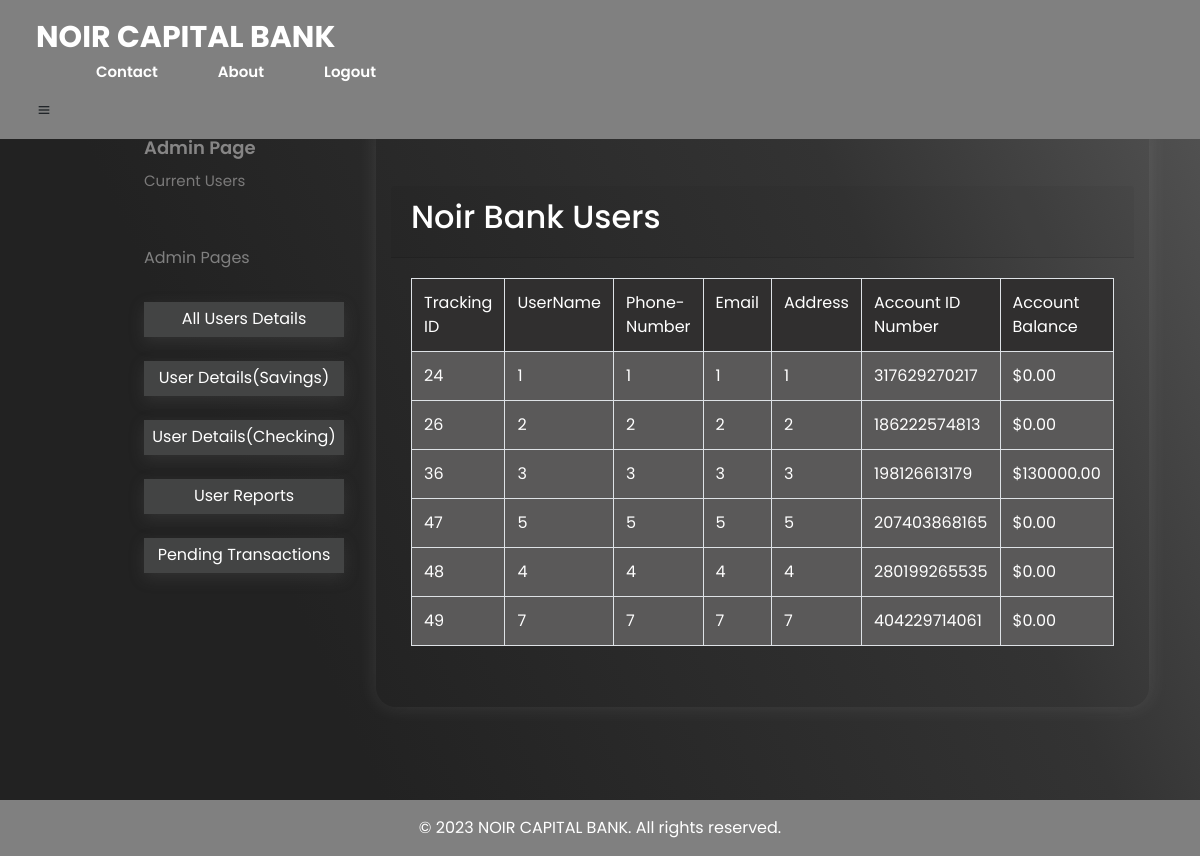
The page /webPage/admin.php on the database as committed earlier.
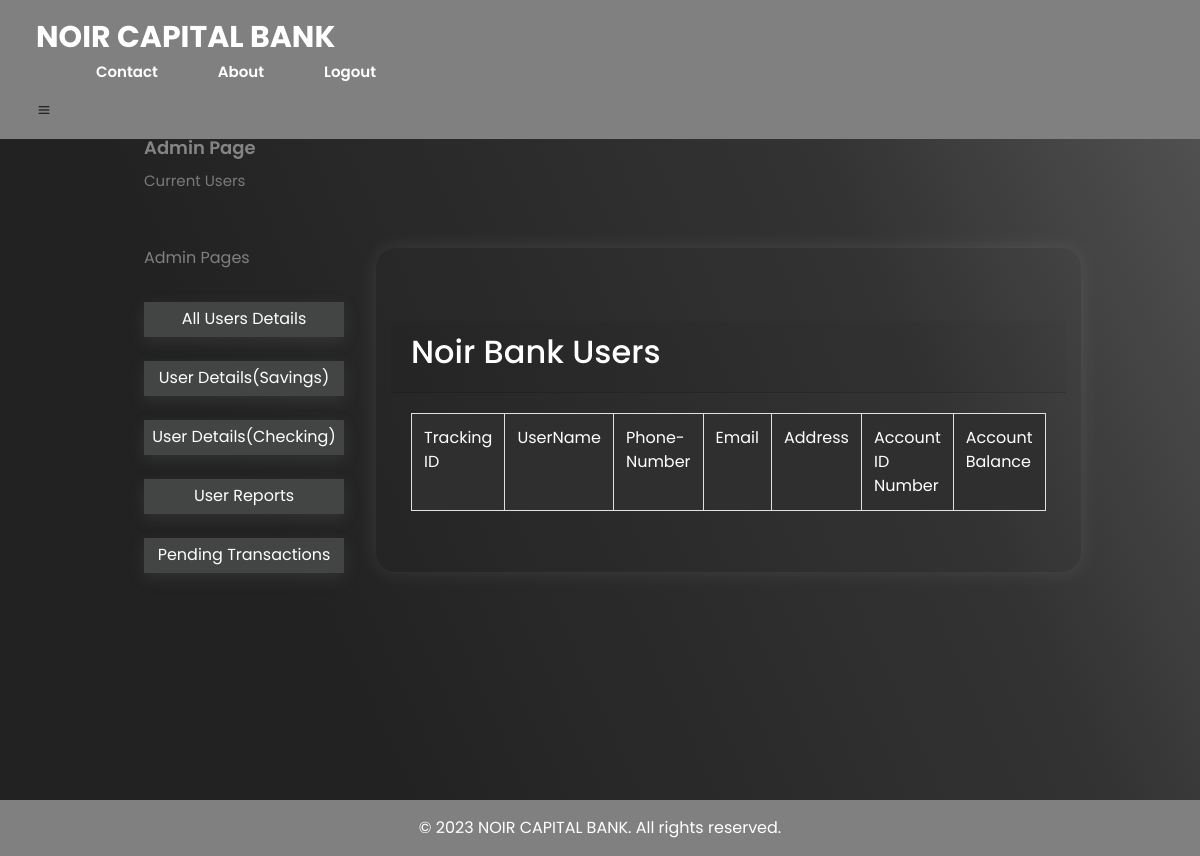
The same page on the database as committed later.
### tables this page shows
CREATE TABLE `bank_users` (
  `id` int(11) NOT NULL,
  `email` varchar(255) DEFAULT NULL,
  `firstName` varchar(20) NOT NULL DEFAULT 'john',
  `lastName` varchar(20) NOT NULL DEFAULT 'doe',
  `username` varchar(20) DEFAULT NULL,
  `password1` varchar(255) NOT NULL,
  `password2` varchar(255) NOT NULL,
  `phonenumber` varchar(255) DEFAULT NULL,
  `address` varchar(255) NOT NULL,
  `zipcode` varchar(10) NOT NULL,
  `state` varchar(50) NOT NULL,
  `securityquestion` varchar(255) NOT NULL,
  `securityresponse` varchar(255) NOT NULL,
  `user_id` bigint(20) DEFAULT NULL,
  `debitcard` bigint(20) DEFAULT NULL,
  `Pin` int(6) DEFAULT NULL,
  `debitcard_balance` decimal(10,2) DEFAULT 0.00,
  `debitcard_expire` varchar(5) DEFAULT '00/00',
  `debitcard_cvv` varchar(3) DEFAULT '000'
);

### webPage/admin.php (the view, shortened to what this page needs)
<?php
require_once('../processingPages/conn.php');
$query = "select * from bank_users";
$result = mysqli_query($conn, $query);
?>
<!DOCTYPE html>
<html>
<head>
  <link rel="stylesheet" type="text/css" href="../css/adminConfirm.css">
  <link rel="stylesheet" href="https://unpkg.com/boxicons@latest/css/boxicons.min.css">
  <link href="https://cdn.jsdelivr.net/npm/remixicon@2.5.0/fonts/remixicon.css" rel="stylesheet">
  <link rel="stylesheet" href="css/bootstrap.min.css">
</head>
<body class="bg-dark">
  <header>
    <a href "#" class="logo">NOIR CAPITAL BANK</a>
    <ul class="navlist">
      <li><a href="../webPage/contact1.php">Contact</a></li>
      <li><a href="../webPage/about.html">About</a></li>
      <li><a href="../processingPages/logout.php">Logout</a></li>
    </ul>
    <div class="bx bx-menu" id="menu-icon"></div>
  </header>
  <section class="bank">
    <div class="bank-text">
      <h4>Admin Page</h4>
      <p>Current Users</p>
      <form style="margin-left: 0px; color:gray; margin-top: 50px;">
        <label for="account_number">Admin Pages</label>
        <br>
        <br>
        <button type="button" onclick="openAllUsers()" style="width: 200px;">All Users Details</button>
        <br>
        <br>
        <button type="button" onclick="openAllSavings()" style="width: 200px;"> User Details(Savings)</button>
        <br>
        <br>
        <button type="button" onclick="openAllCheckings()" style="width: 200px;">User Details(Checking)</button>
        <br>
        <br>
        <button type="button" onclick="openUserReports()" style="width: 200px;">User Reports</button>
        <br>
        <br>
        <button type="button" onclick="openPending()" style="width: 200px;">Pending Transactions</button>
      </form>
    </div>
    <div class="bank-text">
      <div class="container">
        <div class="row mt-5">
          <div class="col">
            <div class="card-mt-5">
              <div class="card-header">
                <h2 class="display">Noir Bank Users</h2>
              </div>
              <div class="card-body">
                <table class="table table-bordered text-center">
                  <tr>
                    <td>Tracking ID</td>
                    <td>UserName</td>
                    <td>Phone-Number</td>
                    <td>Email</td>
                    <td>Address</td>
                    <td>Account ID Number</td>
                    <td>Account Balance</td>
                  </tr>
                  <tr>
                    <?php
                    while ($row = mysqli_fetch_assoc($result)) {
                    ?>
                      <td class="customrows"><?php echo $row['id'] ?></td>
                      <td class="customrows"><?php echo $row['username'] ?></td>
                      <td class="customrows"><?php echo $row['phonenumber'] ?></td>
                      <td class="customrows"><?php echo $row['email'] ?></td>
                      <td class="customrows"><?php echo $row['address'] ?></td>
                      <td class="customrows"><?php echo $row['user_id'] ?></td>
                      <td class="customrows"><?php echo '$', $row['debitcard_balance'] ?></td>
                  </tr>
                <?php
                    }
                ?>
                </table>
              </div>
            </div>
          </div>
        </div>
      </div>
    </div>
  </section>
  <footer>
    &copy; 2023 NOIR CAPITAL BANK. All rights reserved.
  </footer>
</body>
</html>

### css/adminConfirm.css (style rules this page uses)
* { padding: 0; margin: 0; box-sizing: border-box; font-family: 'Poppins', sans-serif; list-style: none; text-decoration: none; }
header { position: fixed; right: 0; top: 0; z-index: 1000; width: 100%; display: flex; align-items: center; justify-content: space-between; padding: 33px 9%; background: #808080; }
.logo { font-size: 30px; font-weight: 700; color: white; }
.navlist { display: flex; }
.navlist a { color: white; margin-left: 60px; font-size: 15px; font-weight: 600; border-bottom: 2px solid transparent; transition: all .55s ease; }
.card-body { max-height: 430px; overflow: auto; }
.bank { height: 100%; width: 100%; min-height:100vh; background: linear-gradient(245.59deg, #555 0%, #333 28.53%, #222 75.52%); position:relative; display:grid; grid-template-columns: repeat(2,1fr); align-items:center; gap: 2rem; }
section { padding: 0 19%; }
.bank-text h4 { font-size: 18px; font-weight: 600; color: rgb(134, 133, 133); margin-top: -90px; }
.bank-text p { color: rgb(123, 122, 122); font-size:15px; line-height: 1.9; margin-top: 0%; }
@media (max-width: 1535px) { header { padding: 15px 3%; transition: .2s; } }
@media (max-width: 1460px) { section { padding: 0 12%; transition: .2s; } }
.container { padding: 25px; border-radius: 20px; box-shadow: 0 0 20px rgba(249, 248, 248, 0.1); margin-bottom: -20px; position:relative; display: grid; grid-template-columns: 1fr 1fr; }
footer { background-color: #808080; color: #fff; padding: 1em; text-align: center; bottom: 0; width: 100%; }
table { width: 100%; border-collapse:separate; border:solid rgb(83, 81, 81) 4px; border-radius:6px; }
button { background: #434444; width: 100px; border: none; outline: none; color: #fff; height: 35px; border-radius: 30px; margin-top: 0px; box-shadow: 0px 5px 15px 0px rgba(88, 88, 88, 0.3); transition: 0.5s; }
th, td { border: 1px solid #1c1b1b; padding: 10px; text-align: left; color: white; background-color: #302f2f; }
h2 { color: white; }
.customrows { border: 2px solid #545252; padding: 15px; text-align: left; color: white; background-color: #5a5959; }

Rows that differ between the two databases and show on the page:
removed bank_users: id "24", username "1", phonenumber "1", email "1", address "1", user "317629270217", debitcard_balance "0.00"
removed bank_users: id "26", username "2", phonenumber "2", email "2", address "2", user "186222574813", debitcard_balance "0.00"
removed bank_users: id "36", username "3", phonenumber "3", email "3", address "3", user "198126613179", debitcard_balance "130000.00"
removed bank_users: id "47", username "5", phonenumber "5", email "5", address "5", user "207403868165", debitcard_balance "0.00"
removed bank_users: id "48", username "4", phonenumber "4", email "4", address "4", user "280199265535", debitcard_balance "0.00"
removed bank_users: id "49", username "7", phonenumber "7", email "7", address "7", user "404229714061", debitcard_balance "0.00"
